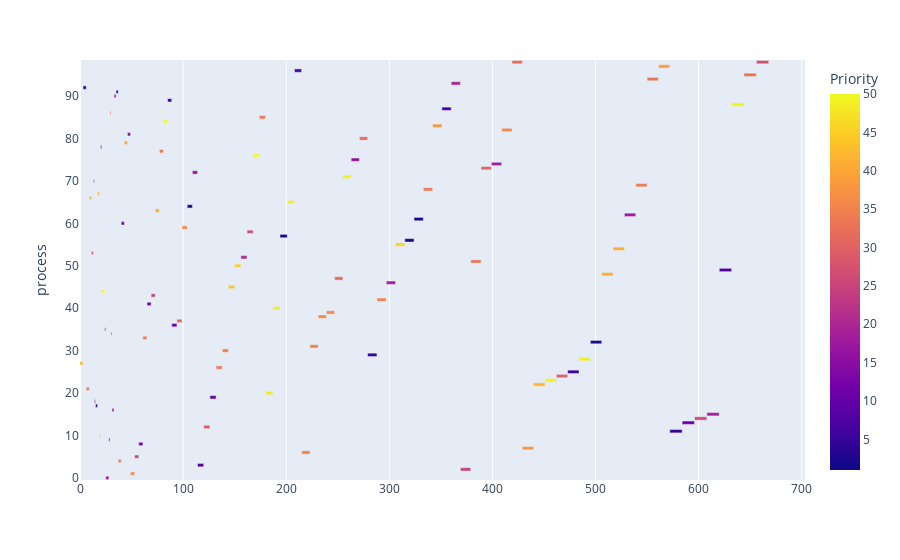

Source (notebook cell):
### Code cell
fig = px.timeline(df, x_start="Start", x_end="Finish", y="process", color="Priority")

df['delta'] = df['Finish'] - df['Start']
fig.layout.xaxis.type = 'linear'
fig.data[0].x = df.delta.tolist()
fig.data[0].base = df.Start.tolist()
fig.show()

### Figure 1 — Plotly figure (JSON) as saved in the notebook; plotly's stock layout.template omitted (floating-point values rounded to 4 significant figures)
{"data": [{"base": [0, 3, 6, 9, 11, 13, 14, 15, 17, 19, 20, 21, 24, 25, 28, 29, 30, 31, 33, 35, 37, 40, 43, 46, 49, 53, 57, 61, 65, 69, 73, 77, 81, 85, 89, 94, 99, 104, 109, 114, 120, 126, 132, 138, 144, 150, 156, 162, 168, 174, 180, 187, 194, 201, 208, 215, 223, 231, 239, 247, 255, 263, 271, 279, 288, 297, 306, 315, 324, 333, 342, 351, 360, 369, 379, 389, 399, 409, 419, 429, 440, 451, 462, 473, 484, 495, 506, 517, 528, 539, 550, 561, 572, 584, 596, 608, 620, 632, 644, 656], "hovertemplate": "Start=%{base}<br>Finish=%{x}<br>process=%{y}<br>Priority=%{marker.color}<extra></extra>", "legendgroup": "", "marker": {"color": [43, 1, 34, 40, 30, 20, 10, 4, 43, 42, 3, 50, 16, 17, 2, 33, 28, 19, 19, 2, 34, 10, 39, 15, 36, 25, 11, 34, 12, 25, 41, 34, 50, 6, 11, 31, 36, 2, 16, 9, 29, 11, 34, 35, 44, 45, 21, 27, 50, 34, 48, 49, 2, 49, 7, 35, 35, 36, 36, 31, 49, 16, 31, 5, 35, 19, 45, 2, 2, 34, 38, 8, 20, 25, 33, 31, 19, 36, 32, 38, 42, 49, 30, 6, 49, 3, 41, 41, 18, 34, 33, 39, 5, 11, 26, 19, 8, 49, 33, 27], "coloraxis": "coloraxis", "pattern": {"shape": ""}}, "name": "", "orientation": "h", "showlegend": false, "textposition": "auto", "type": "bar", "x": [3, 3, 3, 2, 2, 1, 1, 2, 2, 1, 1, 3, 1, 3, 1, 1, 1, 2, 2, 2, 3, 3, 3, 3, 4, 4, 4, 4, 4, 4, 4, 4, 4, 4, 5, 5, 5, 5, 5, 6, 6, 6, 6, 6, 6, 6, 6, 6, 6, 6, 7, 7, 7, 7, 7, 8, 8, 8, 8, 8, 8, 8, 8, 9, 9, 9, 9, 9, 9, 9, 9, 9, 9, 10, 10, 10, 10, 10, 10, 11, 11, 11, 11, 11, 11, 11, 11, 11, 11, 11, 11, 11, 12, 12, 12, 12, 12, 12, 12, 12], "xaxis": "x", "y": [27, 92, 21, 66, 53, 70, 18, 17, 67, 10, 78, 44, 35, 0, 9, 86, 34, 16, 90, 91, 4, 60, 79, 81, 1, 5, 8, 33, 41, 43, 63, 77, 84, 89, 36, 37, 59, 64, 72, 3, 12, 19, 26, 30, 45, 50, 52, 58, 76, 85, 20, 40, 57, 65, 96, 6, 31, 38, 39, 47, 71, 75, 80, 29, 42, 46, 55, 56, 61, 68, 83, 87, 93, 2, 51, 73, 74, 82, 98, 7, 22, 23, 24, 25, 28, 32, 48, 54, 62, 69, 94, 97, 11, 13, 14, 15, 49, 88, 95, 98], "yaxis": "y"}], "layout": {"barmode": "overlay", "coloraxis": {"colorbar": {"title": {"text": "Priority"}}, "colorscale": [[0, "#0d0887"], [0.1111, "#46039f"], [0.2222, "#7201a8"], [0.3333, "#9c179e"], [0.4444, "#bd3786"], [0.5556, "#d8576b"], [0.6667, "#ed7953"], [0.7778, "#fb9f3a"], [0.8889, "#fdca26"], [1, "#f0f921"]]}, "legend": {"tracegroupgap": 0}, "margin": {"t": 60}, "xaxis": {"anchor": "y", "domain": [0, 1], "type": "linear"}, "yaxis": {"anchor": "x", "domain": [0, 1], "title": {"text": "process"}}}}
